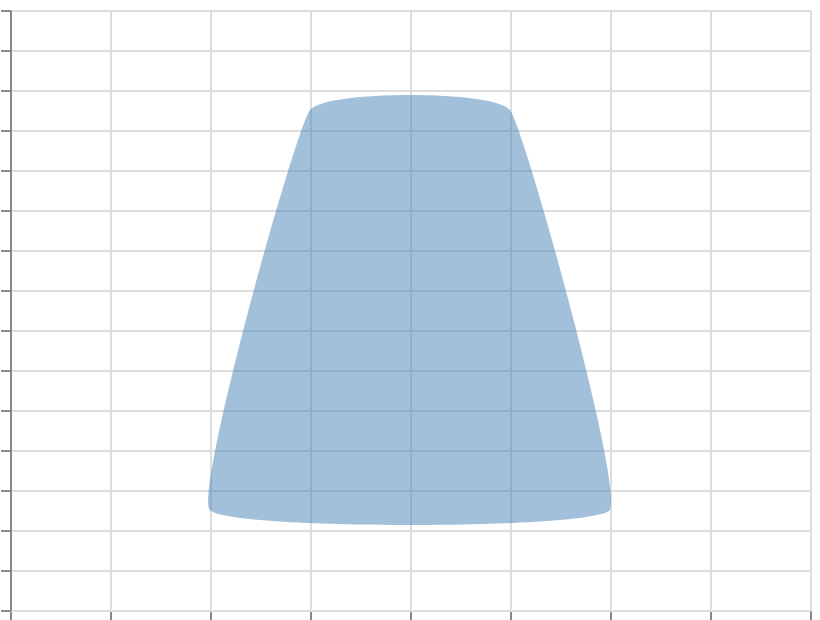

Describe this chart as a Vega-Lite specification.
### Vega specification from a JSON file in a GitHub repository (floating-point values rounded to 4 significant figures)
{"$schema": "https://vega.github.io/schema/vega/v6.json", "width": 400, "height": 300, "padding": 5, "autosize": "none", "data": [{"name": "table", "values": [{"x": 100, "y": 50}, {"x": 300, "y": 50}, {"x": 250, "y": 250}, {"x": 150, "y": 250}]}], "scales": [{"name": "x", "type": "linear", "domain": [0, 400], "range": "width"}, {"name": "y", "type": "linear", "domain": [0, 300], "range": [{"signal": "height"}, 0]}], "marks": [{"type": "area", "from": {"data": "table"}, "encode": {"update": {"x": {"scale": "x", "field": "x"}, "y": {"scale": "y", "field": "y"}, "y2": {"scale": "y", "value": 0}, "fill": {"value": "steelblue"}, "fillOpacity": {"value": 0.5}, "interpolate": {"value": "cardinal-closed"}, "tension": {"value": 0.7}}}}], "axes": [{"scale": "x", "orient": "bottom", "grid": true, "labels": false}, {"scale": "y", "orient": "left", "grid": true, "labels": false}]}
